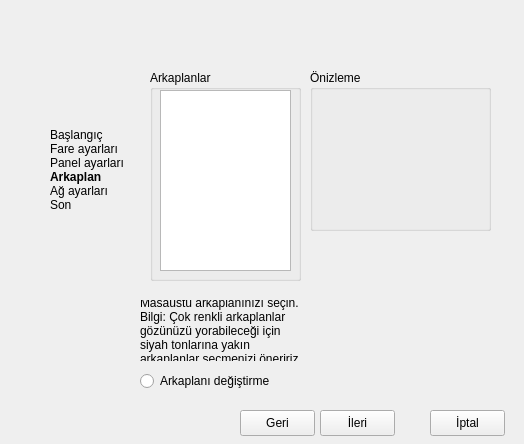
<ui version="4.0" >
 <class>WallpaperWindow</class>
 <widget class="QMainWindow" name="WallpaperWindow" >
  <property name="geometry" >
   <rect>
    <x>0</x>
    <y>0</y>
    <width>524</width>
    <height>444</height>
   </rect>
  </property>
  <property name="minimumSize" >
   <size>
    <width>524</width>
    <height>444</height>
   </size>
  </property>
  <property name="maximumSize" >
   <size>
    <width>524</width>
    <height>444</height>
   </size>
  </property>
  <property name="windowTitle" >
   <string>Masaüstü Arkaplanı - Anatolya Bey</string>
  </property>
  <property name="windowIcon" >
   <iconset resource="../../icons/startericons.qrc" >
    <normaloff>:/icon/icon.png</normaloff>:/icon/icon.png</iconset>
  </property>
  <property name="styleSheet" >
   <string notr="true" >QMainWindow {background-image: url(:/beyimage/beyimage.png);}</string>
  </property>
  <widget class="QWidget" name="centralwidget" >
   <property name="geometry" >
    <rect>
     <x>0</x>
     <y>0</y>
     <width>524</width>
     <height>444</height>
    </rect>
   </property>
   <widget class="QGroupBox" name="WallpapersGroup" >
    <property name="geometry" >
     <rect>
      <x>150</x>
      <y>70</y>
      <width>151</width>
      <height>211</height>
     </rect>
    </property>
    <property name="title" >
     <string>Arkaplanlar</string>
    </property>
    <widget class="QListWidget" name="listWallpapers" >
     <property name="geometry" >
      <rect>
       <x>10</x>
       <y>20</y>
       <width>131</width>
       <height>181</height>
      </rect>
     </property>
    </widget>
   </widget>
   <widget class="QGroupBox" name="showPictureGroup" >
    <property name="geometry" >
     <rect>
      <x>310</x>
      <y>70</y>
      <width>181</width>
      <height>161</height>
     </rect>
    </property>
    <property name="title" >
     <string>Önizleme</string>
    </property>
    <widget class="QLabel" name="pictureLabel" >
     <property name="geometry" >
      <rect>
       <x>10</x>
       <y>20</y>
       <width>161</width>
       <height>131</height>
      </rect>
     </property>
     <property name="text" >
      <string/>
     </property>
    </widget>
   </widget>
   <widget class="QPushButton" name="nextButton" >
    <property name="geometry" >
     <rect>
      <x>320</x>
      <y>410</y>
      <width>75</width>
      <height>26</height>
     </rect>
    </property>
    <property name="text" >
     <string>İleri</string>
    </property>
    <property name="icon" >
     <iconset resource="../../icons/startericons.qrc" >
      <normaloff>:/go-next/go-next.png</normaloff>:/go-next/go-next.png</iconset>
    </property>
   </widget>
   <widget class="QPushButton" name="backButton" >
    <property name="enabled" >
     <bool>true</bool>
    </property>
    <property name="geometry" >
     <rect>
      <x>240</x>
      <y>410</y>
      <width>75</width>
      <height>26</height>
     </rect>
    </property>
    <property name="text" >
     <string>Geri</string>
    </property>
    <property name="icon" >
     <iconset resource="../../icons/startericons.qrc" >
      <normaloff>:/go-previous/go-previous.png</normaloff>:/go-previous/go-previous.png</iconset>
    </property>
   </widget>
   <widget class="QPushButton" name="cancelButton" >
    <property name="geometry" >
     <rect>
      <x>430</x>
      <y>410</y>
      <width>75</width>
      <height>26</height>
     </rect>
    </property>
    <property name="text" >
     <string>İptal</string>
    </property>
    <property name="icon" >
     <iconset resource="../../icons/startericons.qrc" >
      <normaloff>:/exit-button/application-exit.png</normaloff>:/exit-button/application-exit.png</iconset>
    </property>
   </widget>
   <widget class="QLabel" name="label" >
    <property name="geometry" >
     <rect>
      <x>140</x>
      <y>300</y>
      <width>301</width>
      <height>61</height>
     </rect>
    </property>
    <property name="text" >
     <string>Masaüstü arkaplanınızı seçin.
Bilgi: Çok renkli arkaplanlar 
gözünüzü yorabileceği için 
siyah tonlarına yakın
arkaplanlar seçmenizi öneririz.</string>
    </property>
   </widget>
   <widget class="QLabel" name="basementsLabel" >
    <property name="geometry" >
     <rect>
      <x>50</x>
      <y>110</y>
      <width>81</width>
      <height>121</height>
     </rect>
    </property>
    <property name="text" >
     <string>&lt;!DOCTYPE HTML PUBLIC "-//W3C//DTD HTML 4.0//EN" "http://www.w3.org/TR/REC-html40/strict.dtd">
&lt;html>&lt;head>&lt;meta name="qrichtext" content="1" />&lt;style type="text/css">
p, li { white-space: pre-wrap; }
&lt;/style>&lt;/head>&lt;body style=" font-family:'Sans Serif'; font-size:9pt; font-weight:400; font-style:normal;">
&lt;p style=" margin-top:0px; margin-bottom:0px; margin-left:0px; margin-right:0px; -qt-block-indent:0; text-indent:0px;">Başlangıç&lt;/p>
&lt;p style=" margin-top:0px; margin-bottom:0px; margin-left:0px; margin-right:0px; -qt-block-indent:0; text-indent:0px;">Fare ayarları&lt;/p>
&lt;p style=" margin-top:0px; margin-bottom:0px; margin-left:0px; margin-right:0px; -qt-block-indent:0; text-indent:0px;">Panel ayarları&lt;/p>
&lt;p style=" margin-top:0px; margin-bottom:0px; margin-left:0px; margin-right:0px; -qt-block-indent:0; text-indent:0px;">&lt;span style=" font-weight:600;">Arkaplan&lt;/span>&lt;/p>
&lt;p style=" margin-top:0px; margin-bottom:0px; margin-left:0px; margin-right:0px; -qt-block-indent:0; text-indent:0px;">Ağ ayarları&lt;/p>
&lt;p style=" margin-top:0px; margin-bottom:0px; margin-left:0px; margin-right:0px; -qt-block-indent:0; text-indent:0px;">Son&lt;/p>&lt;/body>&lt;/html></string>
    </property>
   </widget>
   <widget class="QRadioButton" name="isReplace" >
    <property name="geometry" >
     <rect>
      <x>140</x>
      <y>370</y>
      <width>151</width>
      <height>22</height>
     </rect>
    </property>
    <property name="text" >
     <string>Arkaplanı değiştirme</string>
    </property>
   </widget>
  </widget>
 </widget>
 <resources>
  <include location="../../icons/startericons.qrc" />
 </resources>
 <connections/>
</ui>
